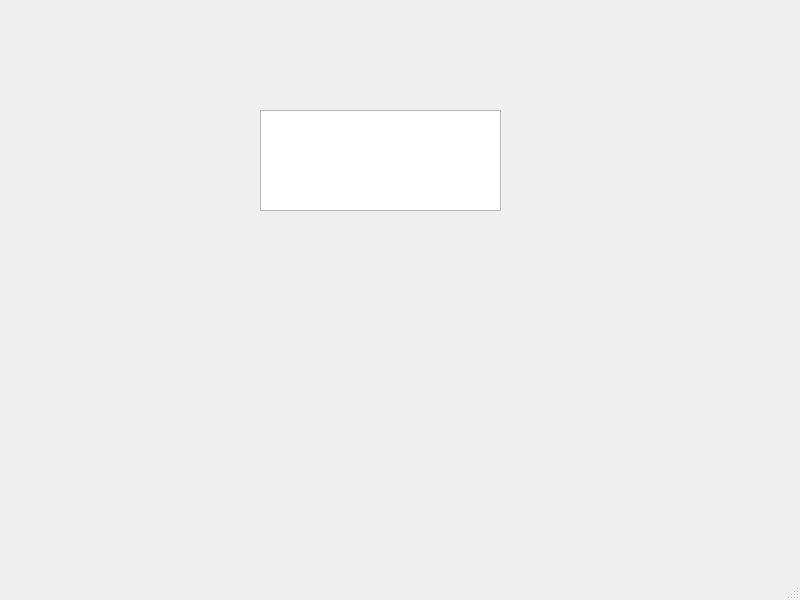
<?xml version="1.0" encoding="UTF-8"?>
<ui version="4.0">
 <class>MainWindow</class>
 <widget class="QMainWindow" name="MainWindow">
  <property name="geometry">
   <rect>
    <x>0</x>
    <y>0</y>
    <width>800</width>
    <height>600</height>
   </rect>
  </property>
  <property name="windowTitle">
   <string>MainWindow</string>
  </property>
  <widget class="QWidget" name="centralwidget">
   <widget class="QTextEdit" name="textEdit">
    <property name="geometry">
     <rect>
      <x>260</x>
      <y>110</y>
      <width>241</width>
      <height>101</height>
     </rect>
    </property>
   </widget>
  </widget>
  <widget class="QMenuBar" name="menubar">
   <property name="geometry">
    <rect>
     <x>0</x>
     <y>0</y>
     <width>800</width>
     <height>24</height>
    </rect>
   </property>
  </widget>
  <widget class="QStatusBar" name="statusbar"/>
 </widget>
 <resources/>
 <connections/>
</ui>
